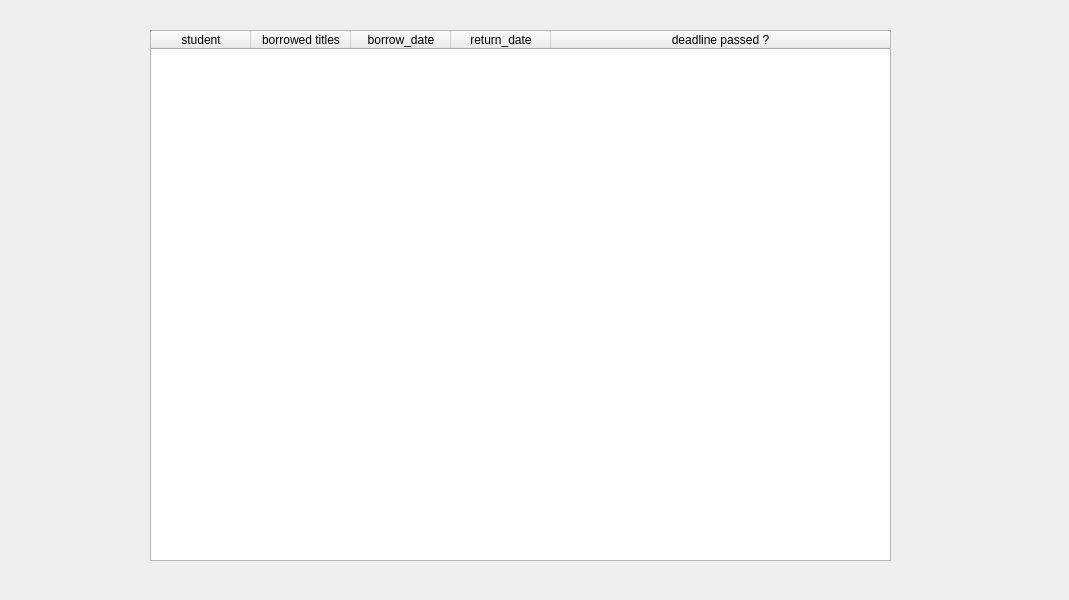
<?xml version="1.0" encoding="UTF-8"?>
<ui version="4.0">
 <class>table_issued</class>
 <widget class="QDialog" name="table_issued">
  <property name="geometry">
   <rect>
    <x>0</x>
    <y>0</y>
    <width>1069</width>
    <height>600</height>
   </rect>
  </property>
  <property name="windowTitle">
   <string>Dialog</string>
  </property>
  <widget class="QTableWidget" name="tableWidget">
   <property name="geometry">
    <rect>
     <x>150</x>
     <y>30</y>
     <width>741</width>
     <height>531</height>
    </rect>
   </property>
   <attribute name="horizontalHeaderStretchLastSection">
    <bool>true</bool>
   </attribute>
   <column>
    <property name="text">
     <string>student</string>
    </property>
   </column>
   <column>
    <property name="text">
     <string>borrowed titles</string>
    </property>
   </column>
   <column>
    <property name="text">
     <string>borrow_date</string>
    </property>
   </column>
   <column>
    <property name="text">
     <string>return_date</string>
    </property>
   </column>
   <column>
    <property name="text">
     <string>deadline passed ?</string>
    </property>
   </column>
  </widget>
 </widget>
 <resources/>
 <connections/>
</ui>
